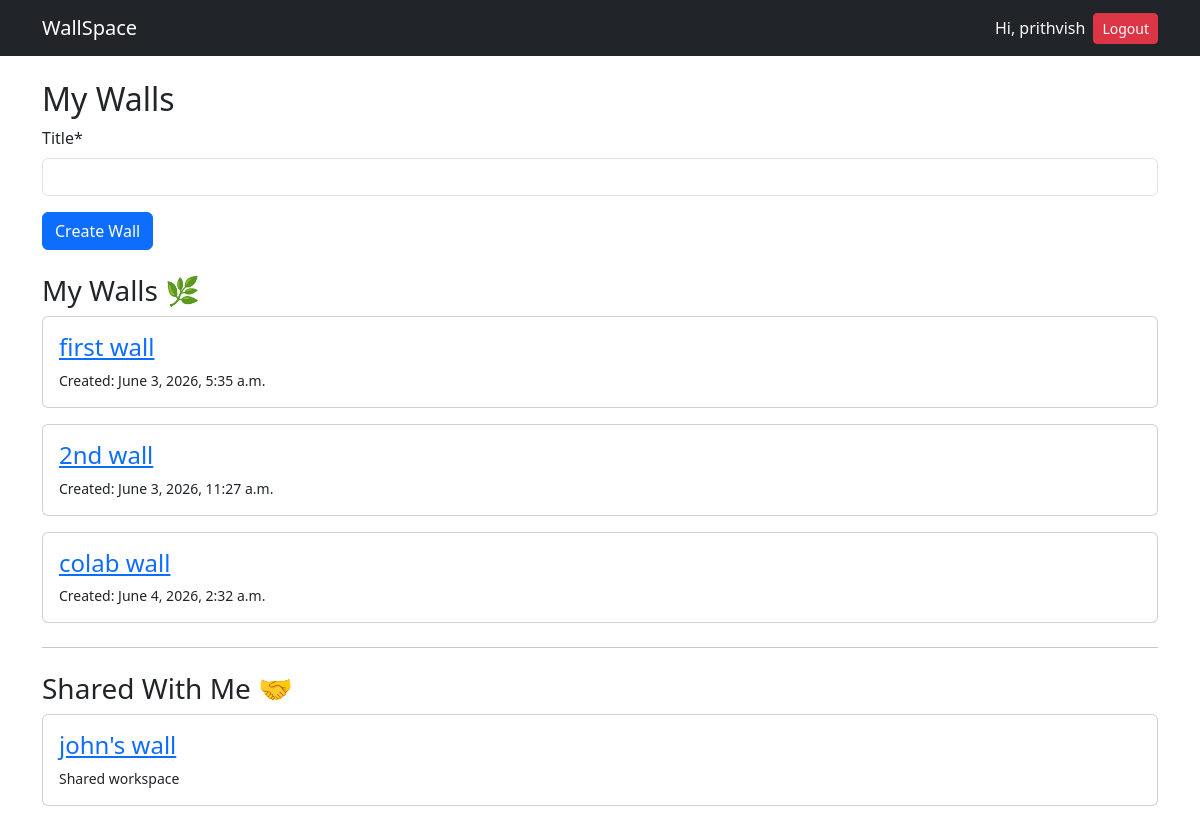
The app's page / (signed in) with its own data.
### walls/models.py (models this page shows, shortened)
class Wall(models.Model):
    title = models.CharField(max_length=100)
    owner=models.ForeignKey(
        User,
        on_delete=models.CASCADE,
        related_name='walls'
    )
    created_at = models.DateTimeField(
        auto_now_add=True
    )

### walls/views.py (the view)
# urls.py: path('',views.home, name='home'),
@login_required #decorator, it checks automatically if a certain condition is satisfied or not
def home(request):
    if request.method=='POST':
        form=WallForm(request.POST)
        if form.is_valid():
            wall = form.save(commit=False)
            wall.owner= request.user
            wall.save()
            return redirect('home')
    else:
        form = WallForm()
    owned_walls = Wall.objects.filter(
        owner=request.user
    )
    shared_walls = Wall.objects.filter(
    members__user=request.user
    ).exclude(
        owner=request.user
    )
    context={
        'owned_walls':owned_walls,
        'shared_walls':shared_walls,
        'form':form
    }
    return render(
        request, 'walls/home.html', context
    )

### walls/forms.py
class WallForm(forms.ModelForm):
    class Meta:
        model = Wall
        fields = ['title']

### walls/templates/walls/home.html (shortened to what this page needs)
{% extends "base.html" %}
{% load crispy_forms_tags %}
{% block content %}
<h2>My Walls</h2>
<form method="POST" class="mb-4">
    {{ form|crispy }}
    <button class="btn btn-primary"
            type="submit">
        Create Wall
    </button>
</form>
<h3>My Walls 🌿</h3>
{% for wall in owned_walls %}
<div class="card mb-3 p-3">
    <h4>
        <a href="{% url 'wall-detail' wall.id %}">
            {{ wall.title }}
        </a>
    </h4>
    <small>
        Created:
        {{ wall.created_at }}
    </small>
</div>
{% empty %}
<p>No personal walls yet.</p>
{% endfor %}
<hr class="my-4">
<h3>Shared With Me 🤝</h3>
{% for wall in shared_walls %}
<div class="card mb-3 p-3">
    <h4>
        <a href="{% url 'wall-detail' wall.id %}">
            {{ wall.title }}
        </a>
    </h4>
    <small>
        Shared workspace
    </small>
</div>
{% empty %}
<p>No shared walls yet.</p>
{% endfor %}
{% endblock %}

### templates/base.html (shortened to what this page needs)
{% load static %}
<!DOCTYPE html>
<html>
<head>
    <link
    rel="stylesheet"
    href="{% static 'css/main.css' %}">
    <link href="https://cdn.jsdelivr.net/npm/bootstrap@5.3.3/dist/css/bootstrap.min.css"
          rel="stylesheet">
</head>
<body>
    <nav
        class="navbar navbar-expand-lg navbar-dark bg-dark">
        <div class="container">
            <a
                class="navbar-brand"
                href="{% url 'home' %}">
                WallSpace
            </a>
            <div
                class="ms-auto d-flex gap-2 align-items-center">
                {% if user.is_authenticated %}
                    <span class="text-light">
                        Hi, {{ user.username }}
                    </span>
                    <form
                        method="POST"
                        action="{% url 'logout' %}">
                        <button
                            type="submit"
                            class="btn btn-danger btn-sm">
                            Logout
                        </button>
                    </form>
                {% endif %}
            </div>
        </div>
    </nav>
    <div class="container mt-4">
        {% block content %}
        {% endblock %}
    </div>
</body>
</html>

### records on screen
Wall: title "first wall", created_at "June 3, 2026, 5:35 a.m."
Wall: title "2nd wall", created_at "June 3, 2026, 11:27 a.m."
Wall: title "colab wall", created_at "June 4, 2026, 2:32 a.m."
Wall: title "john's wall"

### other values on screen
{{ user.username }} "prithvish"
